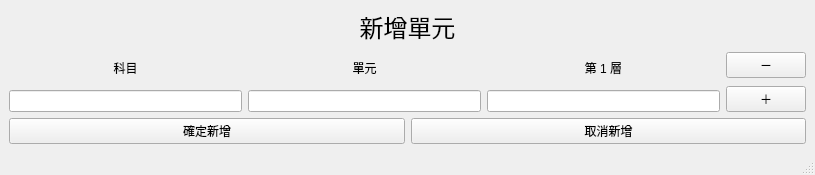
<?xml version="1.0" encoding="UTF-8"?>
<ui version="4.0">
 <class>MainWindow</class>
 <widget class="QMainWindow" name="MainWindow">
  <property name="geometry">
   <rect>
    <x>0</x>
    <y>0</y>
    <width>815</width>
    <height>175</height>
   </rect>
  </property>
  <property name="windowTitle">
   <string>MainWindow</string>
  </property>
  <widget class="QWidget" name="centralwidget">
   <layout class="QHBoxLayout" name="horizontalLayout">
    <item>
     <layout class="QGridLayout" name="gridLayout">
      <property name="sizeConstraint">
       <enum>QLayout::SetDefaultConstraint</enum>
      </property>
      <item row="3" column="0">
       <layout class="QHBoxLayout" name="horizontalLayout_3">
        <item>
         <layout class="QGridLayout" name="gridLayout_3">
          <item row="2" column="1">
           <widget class="QLineEdit" name="textBox_lv2">
            <property name="alignment">
             <set>Qt::AlignCenter</set>
            </property>
           </widget>
          </item>
          <item row="0" column="2">
           <widget class="QLabel" name="label_lv3">
            <property name="text">
             <string>第 1 層</string>
            </property>
            <property name="alignment">
             <set>Qt::AlignCenter</set>
            </property>
           </widget>
          </item>
          <item row="0" column="0">
           <widget class="QLabel" name="label_lv1">
            <property name="text">
             <string>科目</string>
            </property>
            <property name="alignment">
             <set>Qt::AlignCenter</set>
            </property>
           </widget>
          </item>
          <item row="2" column="0">
           <widget class="QLineEdit" name="textBox_lv1">
            <property name="alignment">
             <set>Qt::AlignCenter</set>
            </property>
           </widget>
          </item>
          <item row="0" column="1">
           <widget class="QLabel" name="label_lv2">
            <property name="text">
             <string>單元</string>
            </property>
            <property name="alignment">
             <set>Qt::AlignCenter</set>
            </property>
           </widget>
          </item>
          <item row="2" column="2">
           <widget class="QLineEdit" name="textBox_lv3"/>
          </item>
         </layout>
        </item>
        <item>
         <layout class="QVBoxLayout" name="verticalLayout_3">
          <item>
           <spacer name="verticalSpacer_2">
            <property name="orientation">
             <enum>Qt::Vertical</enum>
            </property>
            <property name="sizeHint" stdset="0">
             <size>
              <width>20</width>
              <height>40</height>
             </size>
            </property>
           </spacer>
          </item>
          <item>
           <widget class="QPushButton" name="button_delete_level">
            <property name="text">
             <string>－</string>
            </property>
           </widget>
          </item>
          <item>
           <spacer name="verticalSpacer">
            <property name="orientation">
             <enum>Qt::Vertical</enum>
            </property>
            <property name="sizeHint" stdset="0">
             <size>
              <width>20</width>
              <height>40</height>
             </size>
            </property>
           </spacer>
          </item>
          <item>
           <widget class="QPushButton" name="button_add_level">
            <property name="text">
             <string>＋</string>
            </property>
           </widget>
          </item>
         </layout>
        </item>
       </layout>
      </item>
      <item row="5" column="0">
       <layout class="QHBoxLayout" name="horizontalLayout_2">
        <item>
         <widget class="QPushButton" name="button_add_unit_confirm">
          <property name="text">
           <string>確定新增</string>
          </property>
         </widget>
        </item>
        <item>
         <widget class="QPushButton" name="button_add_unit_cancel">
          <property name="text">
           <string>取消新增</string>
          </property>
         </widget>
        </item>
       </layout>
      </item>
      <item row="1" column="0">
       <widget class="QLabel" name="label_add_unit">
        <property name="font">
         <font>
          <family>微軟正黑體 Light</family>
          <pointsize>18</pointsize>
         </font>
        </property>
        <property name="text">
         <string>新增單元</string>
        </property>
        <property name="alignment">
         <set>Qt::AlignCenter</set>
        </property>
       </widget>
      </item>
     </layout>
    </item>
   </layout>
  </widget>
  <widget class="QStatusBar" name="statusbar"/>
 </widget>
 <resources/>
 <connections/>
</ui>
